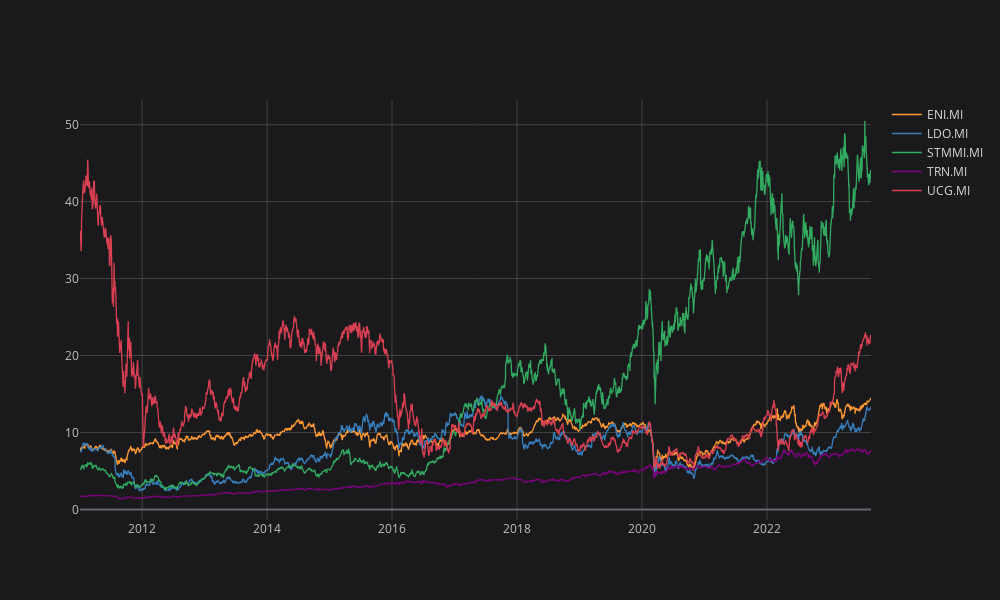

Write notebook code for a chart like this one.
### Code cell
# Plot price history
df.iplot(kind='line')

### Figure 1 — Plotly figure (JSON) as saved in the notebook; plotly's stock layout.template omitted (floating-point values rounded to 4 significant figures; data arrays with more than 128 entries replaced by an {"elided": "..."} marker saying what was removed)
{"data": [{"line": {"color": "rgba(255, 153, 51, 1.0)", "dash": "solid", "shape": "linear", "width": 1.3}, "mode": "lines", "name": "ENI.MI", "text": "", "type": "scatter", "x": {"elided": "3220 str values"}, "y": {"elided": "3220 float values"}}, {"line": {"color": "rgba(55, 128, 191, 1.0)", "dash": "solid", "shape": "linear", "width": 1.3}, "mode": "lines", "name": "LDO.MI", "text": "", "type": "scatter", "x": {"elided": "3220 str values"}, "y": {"elided": "3220 float values"}}, {"line": {"color": "rgba(50, 171, 96, 1.0)", "dash": "solid", "shape": "linear", "width": 1.3}, "mode": "lines", "name": "STMMI.MI", "text": "", "type": "scatter", "x": {"elided": "3220 str values"}, "y": {"elided": "3220 float values"}}, {"line": {"color": "rgba(128, 0, 128, 1.0)", "dash": "solid", "shape": "linear", "width": 1.3}, "mode": "lines", "name": "TRN.MI", "text": "", "type": "scatter", "x": {"elided": "3220 str values"}, "y": {"elided": "3220 float values"}}, {"line": {"color": "rgba(219, 64, 82, 1.0)", "dash": "solid", "shape": "linear", "width": 1.3}, "mode": "lines", "name": "UCG.MI", "text": "", "type": "scatter", "x": {"elided": "3220 str values"}, "y": {"elided": "3220 float values"}}], "layout": {"height": 600, "legend": {"bgcolor": "#1A1A1C", "font": {"color": "#D9D9D9"}}, "paper_bgcolor": "#1A1A1C", "plot_bgcolor": "#1A1A1C", "title": {"font": {"color": "#D9D9D9"}}, "width": 1000, "xaxis": {"gridcolor": "#434343", "showgrid": true, "tickfont": {"color": "#C2C2C2"}, "title": {"font": {"color": "#D9D9D9"}, "text": ""}, "zerolinecolor": "#666570"}, "yaxis": {"gridcolor": "#434343", "showgrid": true, "tickfont": {"color": "#C2C2C2"}, "title": {"font": {"color": "#D9D9D9"}, "text": ""}, "zerolinecolor": "#666570"}}}
